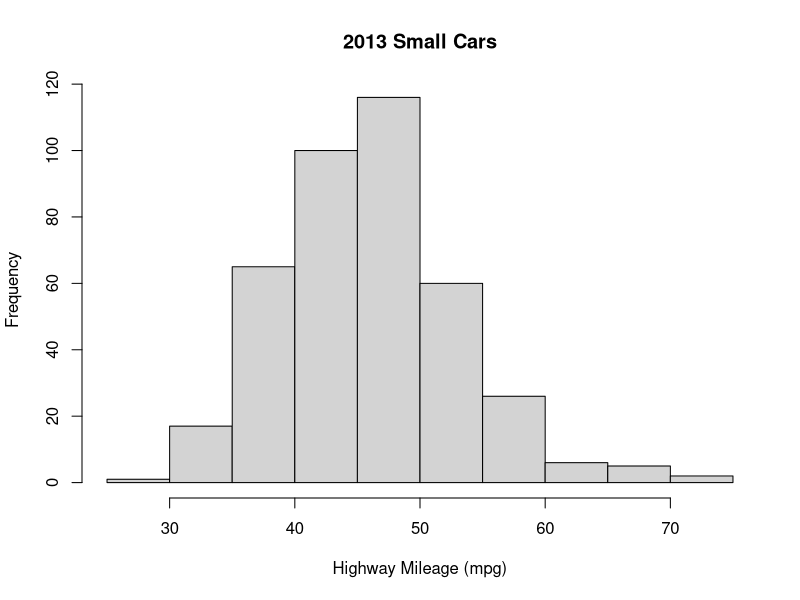
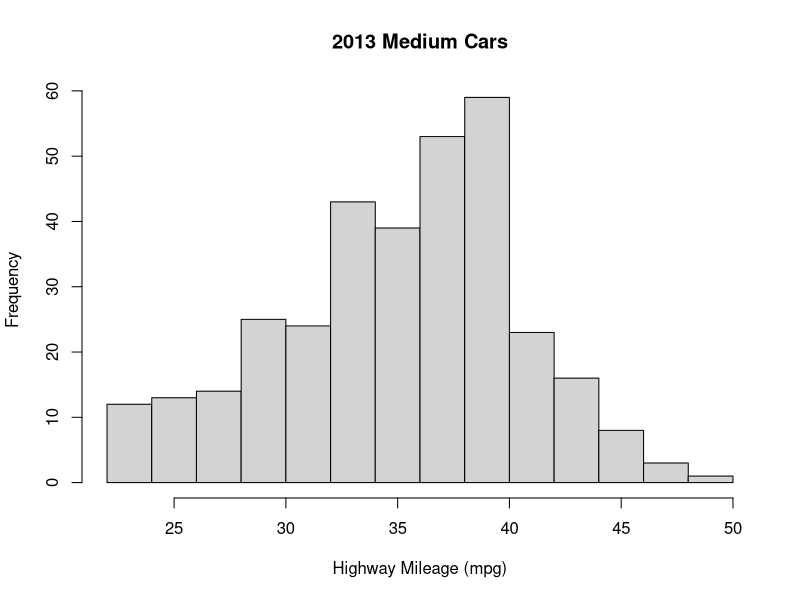
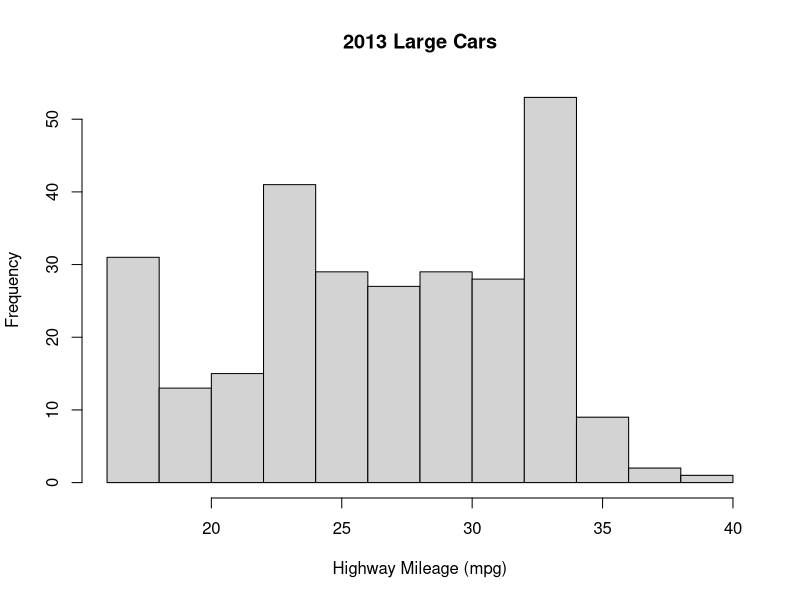
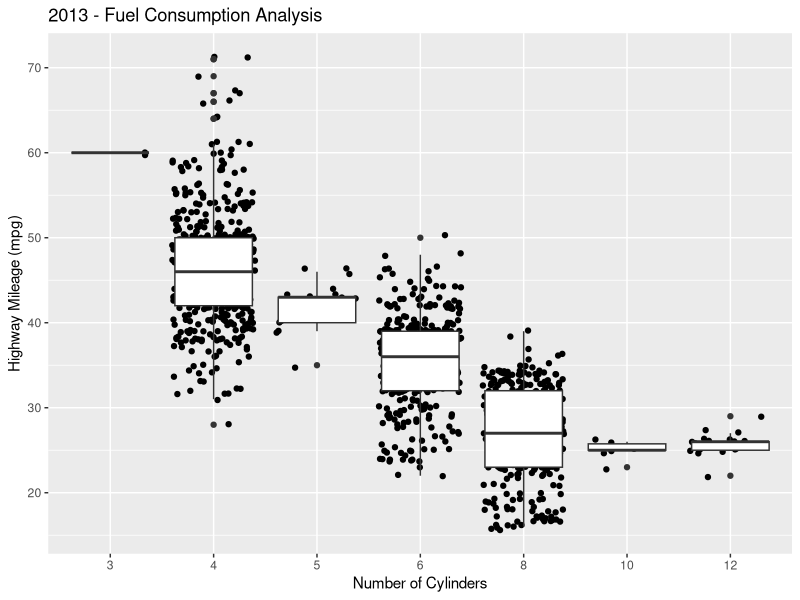

Recreate these plots in R, in order.
require (ggplot2)

dfCars<- read.csv("../datasets/Canada_fuel_consumption/2013_cars_clean.csv", header = TRUE, sep = ",", quote = "\"")
# dfCars$Cyl <- as.factor(dfCars$Cyl)
# str(dfCars)

small <- dfCars[dfCars$Cyl == 4,]
med <- dfCars[dfCars$Cyl == 6,]
big <- dfCars[dfCars$Cyl == 8,]
cyl <- c(4,6,8)
mpg <-c(mean(small$Hwy), mean(med$Hwy), mean(big$Hwy))

mean.hwy <- data.frame(Cylinders= cyl,Highway =mpg)
print ("Mean fuel consumption by number of cylinders.")
print (mean.hwy)

hist(small$Hwy, main="2013 Small Cars", xlab="Highway Mileage (mpg)", breaks=12)
hist(med$Hwy, main="2013 Medium Cars", xlab="Highway Mileage (mpg)", breaks=12)
hist(big$Hwy, main="2013 Large Cars", xlab="Highway Mileage (mpg)", breaks=12)

qplot(factor(Cyl), Hwy, data = dfCars, 
      main="2013 - Fuel Consumption Analysis",
      xlab="Number of Cylinders",
      ylab="Highway Mileage (mpg)",
      geom=c("jitter","boxplot"))

